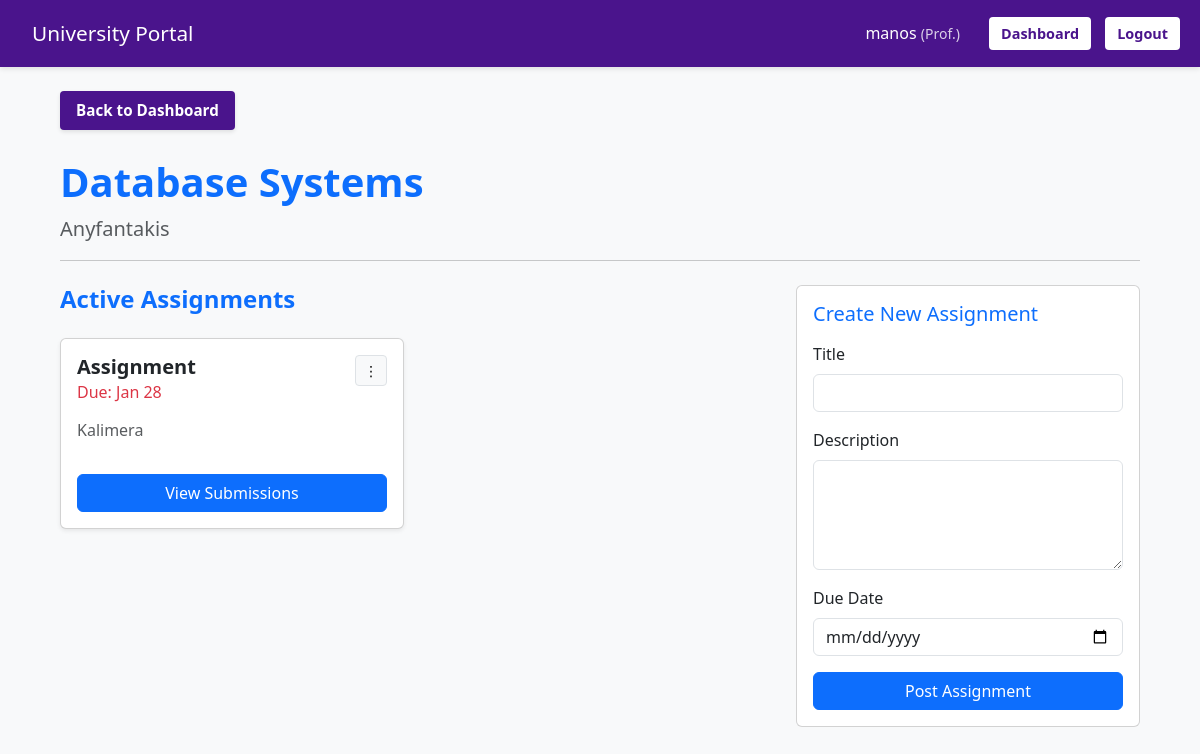
Screenshot of /utilities/assignment.php?course_id=4 (signed in) with the database file from the repository.
### tables this page shows
CREATE TABLE `courses` (
  `id` int(6) UNSIGNED NOT NULL,
  `title` varchar(100) NOT NULL,
  `description` text DEFAULT NULL,
  `professor_id` int(6) UNSIGNED DEFAULT NULL,
  `created_at` timestamp NOT NULL DEFAULT current_timestamp()
);

CREATE TABLE `assignments` (
  `id` int(6) UNSIGNED NOT NULL,
  `course_id` int(6) UNSIGNED DEFAULT NULL,
  `title` varchar(100) NOT NULL,
  `description` text DEFAULT NULL,
  `due_date` date DEFAULT NULL
);

### functions/check_generic.php (called while the page is built, shortened)
<?php
function e($string) {
    return htmlspecialchars($string, ENT_QUOTES | ENT_SUBSTITUTE, 'UTF-8');
}
?>

### functions/functions.php (called while the page is built, shortened)
<?php
function getCourseAssignments($conn, $course_id) {
    $stmt = $conn->prepare("SELECT * FROM assignments WHERE course_id = ? ORDER BY due_date ASC");
    $stmt->bind_param("i", $course_id);
    $stmt->execute();
    return $stmt->get_result();
}
?>

### utilities/assignment.php (the view, shortened to what this page needs)
<?php
require_once '../functions/check_generic.php';
require_once '../functions/functions.php';
require_once '../database/db_connect.php';
$course_id = intval($_GET['course_id']);
$role      = $_SESSION['role'];
$stmt = $conn->prepare("SELECT * FROM courses WHERE id = ?");
$stmt->bind_param("i", $course_id);
$stmt->execute();
$course = $stmt->get_result()->fetch_assoc();
?>
<!DOCTYPE html>
<html lang="el">
<head>
    <link href="https://cdn.jsdelivr.net/npm/bootstrap@5.3.0/dist/css/bootstrap.min.css" rel="stylesheet">
    <link rel="stylesheet" href="../style.css?v=50">
</head>
<body>
<header>
    <h1><a href="../index.php" class="home-link" style="color: white; text-decoration: none;">University Portal</a></h1>
    <div class="nav-links">
        <span style="color: white; font-weight: 500; margin-right: 15px;">
            <?php echo e($_SESSION['username']); ?> <small style="opacity: 0.8;">(<?php echo ($_SESSION['role'] === 'P' ? 'Prof.' : 'Student'); ?>)</small>
        </span>
        <a href="dashboard.php">Dashboard</a>
        <a href="../sign-in-out-up/logout.php">Logout</a>
    </div>
</header>
<div class="container pb-5 my-4">
    <div class="mb-4">
        <a href="dashboard.php" class="btn-back">Back to Dashboard</a>
        <h1 class="fw-bold text-primary mt-2"><?php echo e($course['title']); ?></h1>
        <p class="text-muted lead"><?php echo e($course['description']); ?></p>
        <hr>
    </div>
    <div class="row g-3 g-lg-4">
        <div class="<?php echo ($role === 'P') ? 'col-lg-8' : 'col-lg-12'; ?>">
            <div class="d-flex justify-content-between align-items-center mb-4">
                <h4 class="text-primary fw-bold mb-0">Active Assignments</h4>
            </div>
            <div class="row">
            <?php
            $assigns_result = getCourseAssignments($conn, $course_id);
            if ($assigns_result->num_rows > 0):
                while($row = $assigns_result->fetch_assoc()):
            ?>
            <div class="col-md-6 mb-4">
                <div class="card h-100 shadow-sm">
                    <div class="card-body d-flex flex-column">
                        <div class="d-flex justify-content-between align-items-start mb-3">
                            <div>
                                <h5 class="card-title fw-bold"><?php echo e($row['title']); ?></h5>
                                <h6 class="card-subtitle text-danger">
                                    Due: <?php echo date("M j", strtotime($row['due_date'])); ?>
                                </h6>
                            </div>
                            <?php if($role === 'P'): ?>
                            <div class="dropdown">
                                <button class="btn btn-sm btn-light border" type="button" data-bs-toggle="dropdown">
                                    ⋮
                                </button>
                            </div>
                            <?php endif; ?>
                        </div>
                        <p class="card-text text-muted flex-grow-1">
                            <?php
                                $desc = e($row['description']);
                                if (strlen($desc) > 100) {
                                    echo substr($desc, 0, 100) . "...";
                                } else {
                                    echo $desc;
                                }
                            ?>
                        </p>
                        <a href="submission.php?assign_id=<?php echo $row['id']; ?>" class="btn btn-primary mt-3 w-100">
                            <?php echo ($role === 'S') ? 'View / Submit' : 'View Submissions'; ?>
                        </a>
                    </div>
                </div>
            </div>
            <?php endwhile; else: ?>
                <div class="col-12"><div class="alert alert-secondary text-center">No active assignments at the moment.</div></div>
            <?php endif; ?>
            </div>
        </div>
        <?php if($role === 'P'): ?>
        <div class="col-lg-4" id="createAssignForm">
            <div class="card sticky-top" style="top: 20px;">
                <div class="card-body">
                    <h5 class="card-title text-primary mb-3">Create New Assignment</h5>
                    <form method="POST">
                        <div class="mb-3"><label class="form-label">Title</label><input type="text" name="title" class="form-control" required></div>
                        <div class="mb-3"><label class="form-label">Description</label><textarea name="description" class="form-control" rows="4"></textarea></div>
                        <div class="mb-3"><label class="form-label">Due Date</label><input type="date" name="due_date" class="form-control" required></div>
                        <button type="submit" class="btn btn-primary w-100">Post Assignment</button>
                    </form>
                </div>
            </div>
        </div>
        <?php endif; ?>
    </div>
</div>
</body>
</html>

### style.css (style rules this page uses)
:root { --primary-color: #4a148c; --primary-hover: #38006b; --bg-color: #f8f9fa; --text-color: #333; --border-color: #dee2e6; }
* { box-sizing: border-box; }
body { font-family: 'Segoe UI', Tahoma, Geneva, Verdana, sans-serif; background-color: var(--bg-color); margin: 0; padding: 0; color: var(--text-color); min-height: 100vh; display: flex; flex-direction: column; }
a { text-decoration: none; color: inherit; }
header { background-color: var(--primary-color); color: white; padding: 15px 20px; display: flex; justify-content: space-between; align-items: center; box-shadow: 0 2px 5px rgba(0,0,0,0.1); }
header h1 { margin: 0; font-size: 1.3rem; }
header h1 a { color: white; }
.home-link { padding: 6px 12px; border-radius: 6px; transition: all 0.3s ease; display: inline-block; }
.nav-links a { color: var(--primary-color); background: #ffffff; padding: 6px 12px; border-radius: 4px; margin-left: 10px; font-weight: bold; font-size: 0.9rem; display: inline-block; }
.nav-links span { color: white; margin-right: 10px; }
.container { flex-grow: 1; width: 92%; max-width: 1200px; margin: 20px auto; padding-bottom: 40px; }
.btn-back { color: #ffffff; background-color: var(--primary-color); border: none; padding: 8px 16px; border-radius: 4px; font-size: 0.95rem; font-weight: 600; display: inline-block; margin-bottom: 20px; transition: all 0.2s; text-decoration: none; box-shadow: 0 2px 4px rgba(0,0,0,0.1); }

### rows the page displays
courses: title "Database Systems", description "Anyfantakis"
assignments: title "Assignment", due_date "Jan 28", description "Kalimera"

### other values shown
$_SESSION['username'] "manos"
